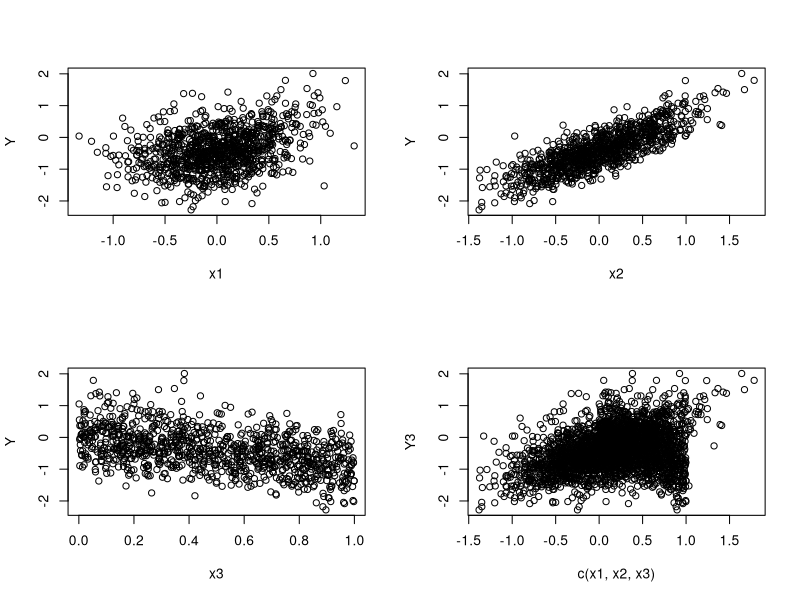
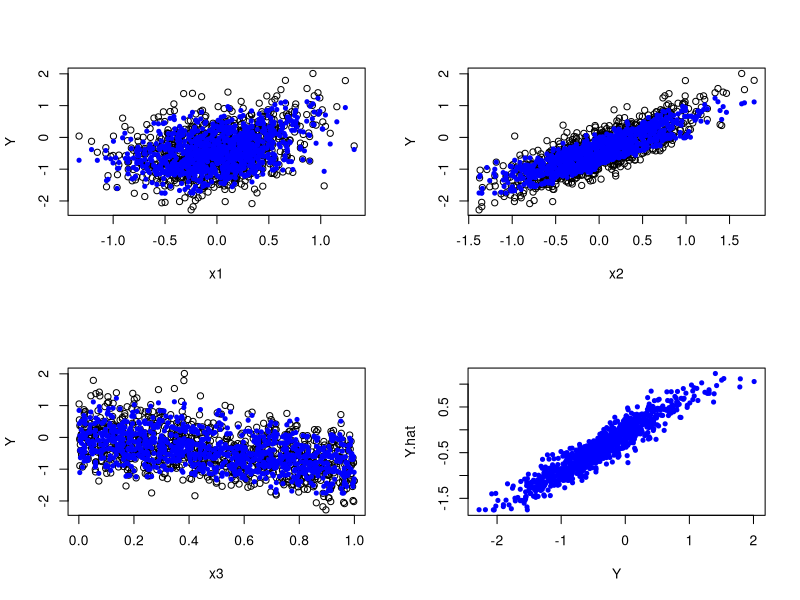
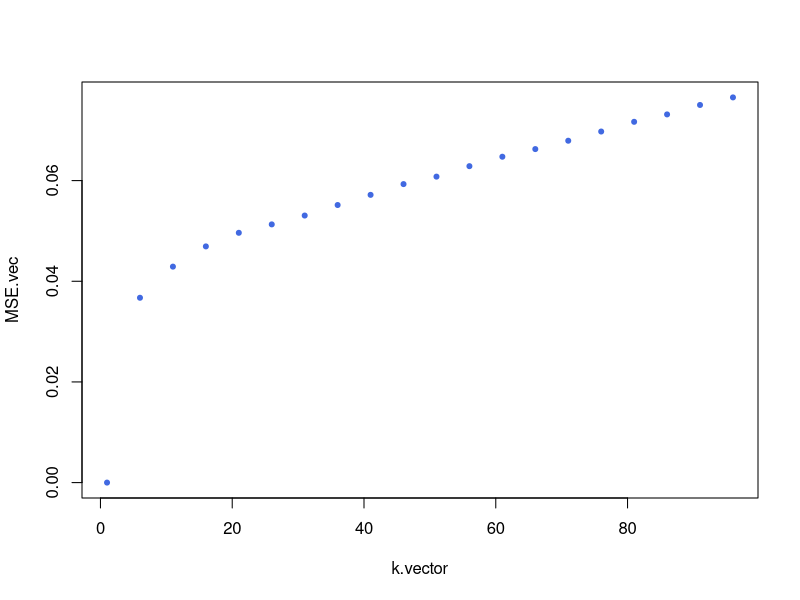
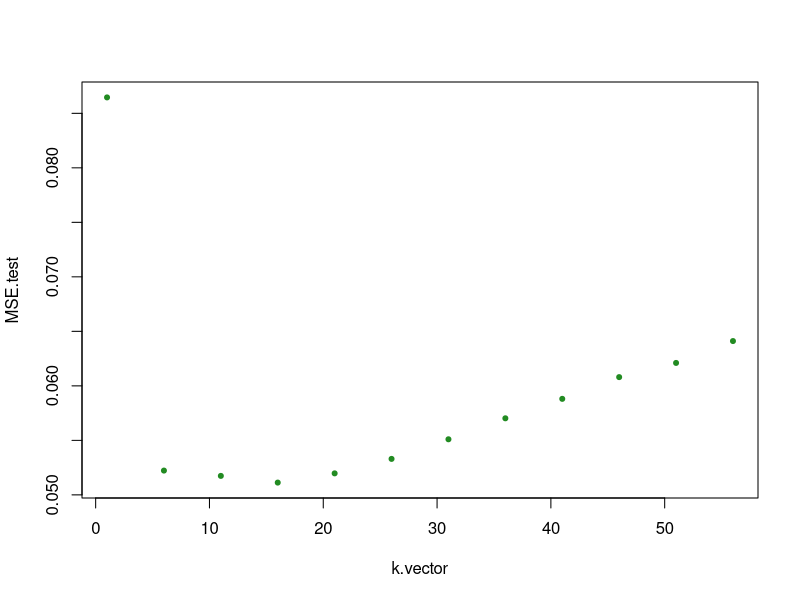

These figures' R source, in order: (Note: this script raises an error after producing the figures.)
# Primer using KNN
setwd("~/Desktop/2021/Code/ml_finance/Week 1")
rm(list = ls())

## Exercise 1 
## Question 4

## create dataset
set.seed(100) 
x1=rnorm(1000,0,1)*0.4
x2=0.5*x1 + 0.5*rnorm(1000,0,1)
x3=runif(1000,0,1)
sigma=0.2
Y=0.5*x1^2 +1*x2  - x3 +sigma*rnorm(1000,0,1)
X <- as.matrix(cbind(x1,x2,x3))

## plot
Y3 <- rep(Y, times=3)
par(mfrow=c(2,2))
plot(x1,Y)
plot(x2,Y)
plot(x3,Y)
plot(c(x1,x2,x3), Y3)

## knn to minimise square loss

KNN <- function(X,Y,k,X.hat){
  # X is the feature matrix. Each row contains one observation
  # Y are the target variables
  # X.hat matrix with observations for which we want to determine the yhat value
  n <- dim(X)[1]
  p <- dim(X)[2]
  
  n.hat=dim(X.hat)[1]
  y.hat <- c()
  for (i in 1:n.hat){
    x <- X.hat[i,]
    DD <- sqrt(rowSums((X-matrix(1,n,1)%*%x)^2)) # distance
    S <- sort(DD, index.return=TRUE)
    I <- S$ix[1:k]
    y.hat[i] <- mean(Y[I])
  }
  return(y.hat)
}


Y.hat=KNN(X,Y,20,X) #the X.hat matrix is equal to X, since we determine a training MSE

## investigate the fit
par(mfrow=c(2,2))
plot(x1,Y)
points(x1,Y.hat,pch=20, col="blue")

plot(x2,Y)
points(x2,Y.hat,pch=20, col="blue")

plot(x3,Y)
points(x3,Y.hat,pch=20, col="blue")

plot(Y,Y.hat,pch=20, col="blue")

## training MSE
MSE= mean((Y-Y.hat)^2)
MSE

## MSE for varying K
k.vector <- seq(1,100,5)
MSE.vec <- c()
for (j in 1:length(k.vector)){
  Y.pred <- KNN(X,Y,k.vector[j],X)
  MSE.vec[j] <- mean((Y-Y.pred)^2)
}

par(mfrow=c(1,1))
plot(k.vector, MSE.vec, pch=20, col="royalblue")

## simulate validation set
set.seed(101) 
x1=rnorm(1000,0,1)*0.4
x2=0.5*x1 + 0.5*rnorm(1000,0,1)
x3=runif(1000,0,1)
Y.test <- 0.5*x1^2 +1*x2  - x3 +sigma*rnorm(1000,0,1)
X.test <- as.matrix(cbind(x1,x2,x3))

## test MSE for varying K
k.vector <- seq(1,60,5)
MSE.test<- c()
for (j in 1:length(k.vector)){
  Y.pred <- KNN(X,Y,k.vector[j],X.test)
  MSE.test[j] <- mean((Y.test-Y.pred)^2)
}

idx <- which.min(MSE.test)
solution <- k.vector[idx]

plot(k.vector, MSE.test, pch=20, col="forestgreen")
plot(X.test,Y.test)

### Variance of the point estimate

## new data
set.seed(17)
sigma <- 0.2
x=as.matrix(cbind(0,0.1,0.5))
nSim <- 1000
y_hat200=c()

for (i in 1:nSim){
  x1 <- rnorm(1000,0,1)*0.4
  x2 <- 0.5*x1 + 0.5*rnorm(1000,0,1)
  x3 <- runif(1000,0,1)
  X <- as.matrix(cbind(x1,x2,x3))
  Y <- 0.5*x1^2 +1*x2  - x3 +sigma*rnorm(1000,0,1)
  y_hat200[i] <- KNN(X,Y,200,x)
}

TrueValue=0.5*x[1]^2 +1*x[2]  - x[3]
Bias.hat=TrueValue-mean(y_hat200)
SE.hat=sd(y_hat200)
hist(y_hat200,100)
abline(v=TrueValue, col="red", lwd=2)

SE.hat
Bias.hat

## Bivariate Normal Simulation
n.obs <- 1000
mu.x <- 0; mu.y<-0; sigma.x<-1; sigma.y<-1;
X <- rnorm(n.obs, mu.x, sigma.x)
V <- rnorm(n.obs)
Y <- 0.5*X + (1-(0.5)^2)*V
plot(X,Y,pch=21,xlim=c(-4,4))

x <- seq(-4,4,0.1)
ycond <- mu.y + 0.5*(sigma.y/sigma.x)*(x-mu.x)
lines(x,ycond,col="forestgreen",lwd=2)

X.mat <- as.matrix(X)
X.hat <- as.matrix(x)

y.hat <- KNN(X.mat,Y,80,X.hat)
points(x,y.hat, col="red")

## reproducing lecture slides
set.seed(100)
sigma=0.1
X=2*runif(1000)-1
Y=2*X^2+sigma*rnorm(1000)
plot(X,Y,pch=20,col="blue",cex=0.6)

X <- as.matrix(X)
Y <- as.matrix(Y)
sanity <- KNN(X,Y,50,X)
points(X,sanity, xlim=c(-1,1), ylim=c(-0.3,2), col="green", 
     cex=1, pch=20, xlab="", ylab="")
